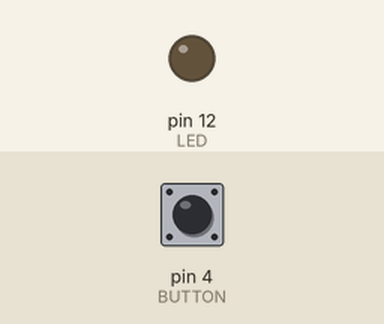
A sketch run on a simulated Arduino Uno, built with avr-gcc and run on an emulated ATmega328P. On the bench: output pins drawn as LEDs (lit = HIGH). The test bench sets the inputs (shaded band); at power-on: pin 4 (BUTTON) LOW.

Above: at 1.2 s.
1.3 s: pin 4 (BUTTON) pulled HIGH for 0.15 s
At 2.1 s:
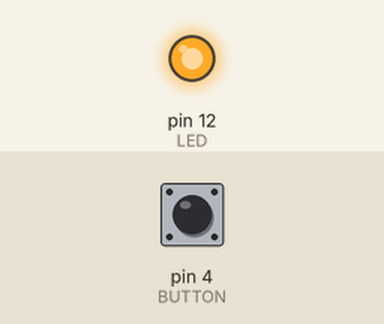
2.9 s: pin 4 (BUTTON) pulled HIGH for 1 s
At 3.3 s:
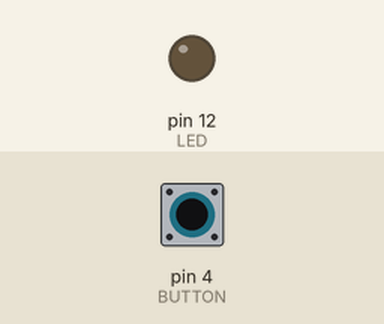
5.4 s: pin 4 (BUTTON) pulled HIGH for 3.2 s
At 6.4 s:
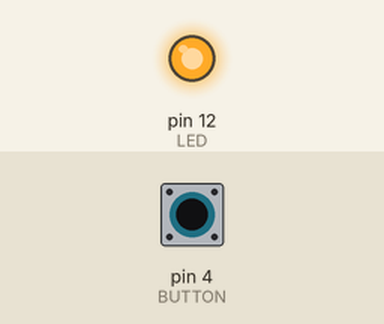
Timing chart, 0 to 8.4 s (numbered marks = the images above; inputs shaded):
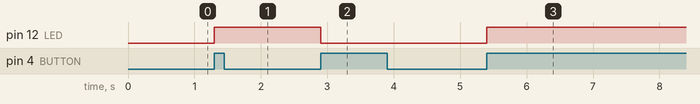

Measured:
- after the input at 1.3 s, pin 12 (LED): LOW → HIGH at once
- after the input at 2.9 s, pin 12 (LED): HIGH → LOW at once
- after the input at 5.4 s, pin 12 (LED): LOW → HIGH at once

The sketch:

ARDUINO_BUTTON.ino
```cpp
int LED = 12;
int BUTTON = 4;

int buttonState = 0;
int buttonStay = 0;
int buttonChange = 0;


void setup()
{
  pinMode(LED, OUTPUT);
  pinMode(BUTTON, INPUT);
  digitalWrite(LED, LOW);
}


void loop()
{
  // read the state of the pushbutton value:
  buttonState = digitalRead(BUTTON);

  // check if the pushbutton is pressed.
  // if it is, the buttonState is HIGH:
  if (buttonState == HIGH) {
    // switch is on

    if (buttonChange == 1) {
      //switch was just recently changed to on
      buttonChange = 0;

      if ( buttonStay == 0 ) {
        buttonStay = 1;
        digitalWrite(LED, HIGH);
      } else {
        buttonStay = 0;
        digitalWrite(LED, LOW);
      }
    }

  } else {
    // switch is off
    buttonChange = 1;
  }

  // delay(5);
}


  
```
